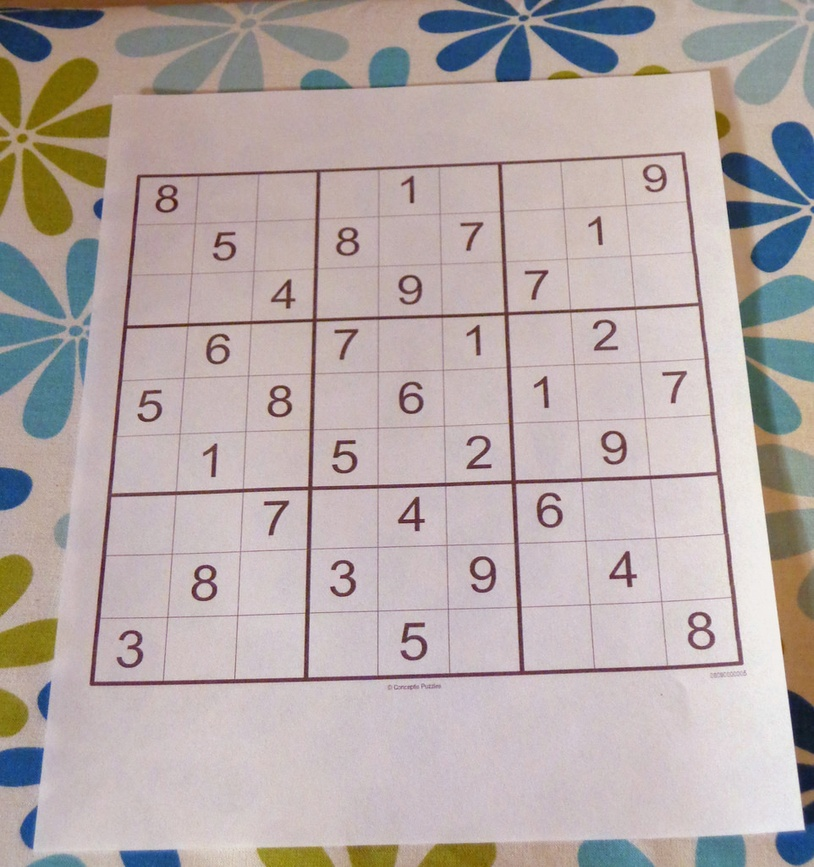
#> input picture images/sudoku.jpg, 814 x 867 px, shrunk from 962 x 1024 before the run
$ python -i Sudoku_Solver.py   (imports and definitions only)
#> lines starting #> are read from the running program, lines starting #| are printed output that depends on the picture; after the words box and inside, x2 and y2 are one past the last pixel; in counts of white or black regions, pixels touching at a corner belong together
# Arnav Chennamaneni

import cv2
import numpy as np
import pytesseract

def preprocess_image(image_path):
#> called with image_path = 'images/sudoku.jpg'
    img = cv2.imread(image_path)
#> img is the input picture: shape (867, 814, 3); mean B, G, R 167.9, 169.5, 180.9
    gray = cv2.cvtColor(img, cv2.COLOR_BGR2GRAY)
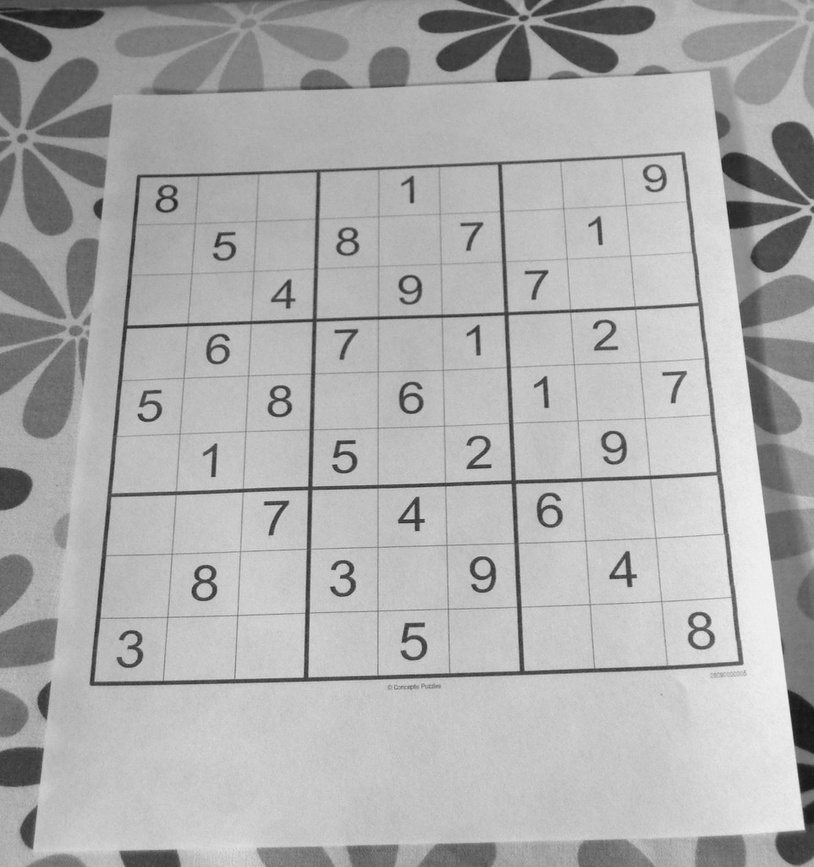
#> gray: shape (867, 814); min 20, max 244, mean 172.7
    blur = cv2.GaussianBlur(gray, (5, 5), 0)
    _, thresh = cv2.threshold(blur, 0, 255, cv2.THRESH_BINARY_INV + cv2.THRESH_OTSU)
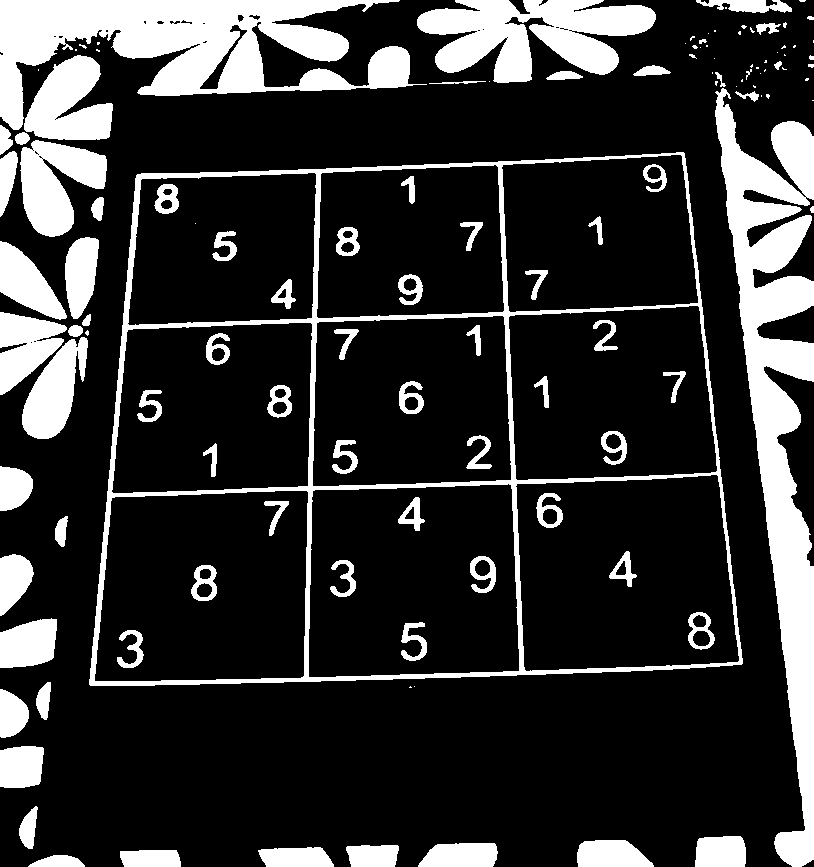
#> thresh: shape (867, 814); 20.1% white; 123 white regions (45 under 20 px), largest, box (x1, y1, x2, y2) and area: (715, 88, 814, 867) 30100, (0, 0, 427, 130) 25073, (89, 152, 743, 686) 19778
    return thresh

def extract_grid(thresh):
    contours, _ = cv2.findContours(thresh, cv2.RETR_EXTERNAL, cv2.CHAIN_APPROX_SIMPLE)
    # Assume largest contour is the grid
    grid_contour = max(contours, key=cv2.contourArea)
    return grid_contour

def recognize_digits(grid_img):
    config = '--psm 6 outputbase digits'
    digits = pytesseract.image_to_string(grid_img, config=config)
    return digits

def solve_sudoku(board):
    # Your backtracking algorithm implementation here
    pass

>>> result = preprocess_image('images/sudoku.jpg')

$ run again, on images/warp.jpg
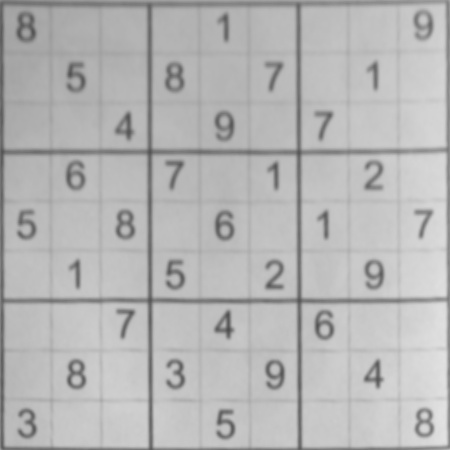
#> input picture images/warp.jpg, 450 x 450 px
#> in preprocess_image, img is the input picture: shape (450, 450, 3); min 77, max 227, mean 181.9
#> in preprocess_image, `_, thresh = cv2.threshold(blur, 0, 255, cv2.THRESH_BINARY_INV + cv2.TH..`:
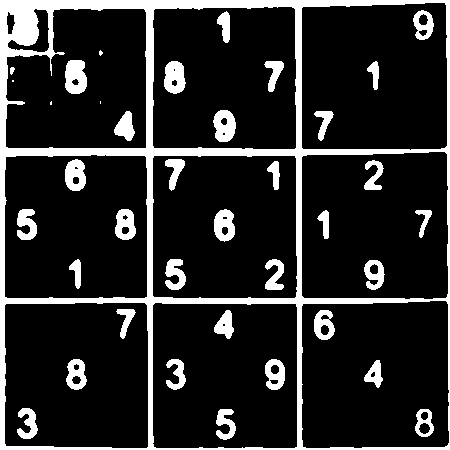
#> thresh: shape (450, 450); 15.9% white; 38 white regions (4 under 20 px), largest, box (x1, y1, x2, y2) and area: (0, 0, 450, 450) 20641, (65, 60, 87, 94) 610, (164, 61, 186, 94) 554
